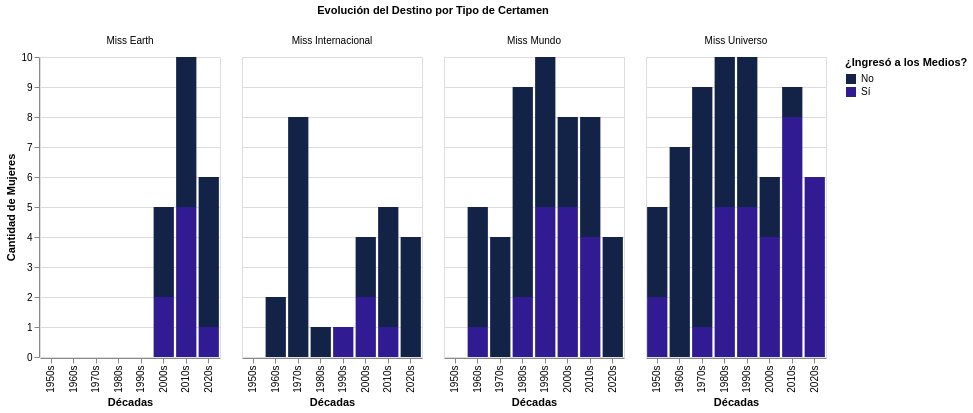

The cell this chart's notebook holds for it:
### Code cell
import pandas as pd
import altair as alt

# 1. Cargamos los datos y configuramos la década
df = pd.read_csv('base_miss_chile_unificada.csv')
df['Decada'] = (df['Año'] // 10) * 10
df['Decada'] = df['Decada'].astype(str) + "s"

columna_destino = 'Medios-Postcertamen'
df[columna_destino] = df[columna_destino].astype(str)

# 2. Creamos el gráfico con la paleta sobria (Azul Marino y Morado Profundo)
grafico_destino_tiempo = alt.Chart(df).mark_bar().encode(
    x=alt.X('Decada:N', title='Décadas', sort='ascending'),
    y=alt.Y('count():Q', title='Cantidad de Mujeres'),
    color=alt.Color(f'{columna_destino}:N',
                    title='¿Ingresó a los Medios?',
                    scale=alt.Scale(range=['#122347', '#311B92'])), # <-- Azul Marino para "No", Morado Profundo para "Sí"
    column=alt.Column('Certamen:N', title='Evolución del Destino por Tipo de Certamen'),
    tooltip=[
        alt.Tooltip('count()', title='Cantidad'),
        alt.Tooltip('Decada', title='Década'),
        alt.Tooltip('Certamen', title='Certamen'),
        alt.Tooltip(f'{columna_destino}:N', title='Destino')
    ]
).properties(
    width=180, height=300
)

# Mostrar en pantalla y guardar el archivo definitivo
grafico_destino_tiempo.display()
grafico_destino_tiempo.save('grafico_destino_postcertamen.html')

### Figure 1 — Vega-Lite specification as saved in the notebook (floating-point values rounded to 4 significant figures; data arrays with more than 128 entries replaced by an {"elided": "..."} marker saying what was removed)
{"config": {"view": {"continuousWidth": 300, "continuousHeight": 300}}, "data": {"name": "data-560c768fbe040f59e754ae3d4d0c7e23"}, "mark": {"type": "bar"}, "encoding": {"color": {"field": "Medios-Postcertamen", "scale": {"range": ["#122347", "#311B92"]}, "title": "¿Ingresó a los Medios?", "type": "nominal"}, "column": {"field": "Certamen", "title": "Evolución del Destino por Tipo de Certamen", "type": "nominal"}, "tooltip": [{"aggregate": "count", "title": "Cantidad", "type": "quantitative"}, {"field": "Decada", "title": "Década", "type": "nominal"}, {"field": "Certamen", "title": "Certamen", "type": "nominal"}, {"field": "Medios-Postcertamen", "title": "Destino", "type": "nominal"}], "x": {"field": "Decada", "sort": "ascending", "title": "Décadas", "type": "nominal"}, "y": {"aggregate": "count", "title": "Cantidad de Mujeres", "type": "quantitative"}}, "height": 300, "width": 180, "$schema": "https://vega.github.io/schema/vega-lite/v5.20.1.json", "datasets": {"data-560c768fbe040f59e754ae3d4d0c7e23": {"elided": "156 records"}}}
